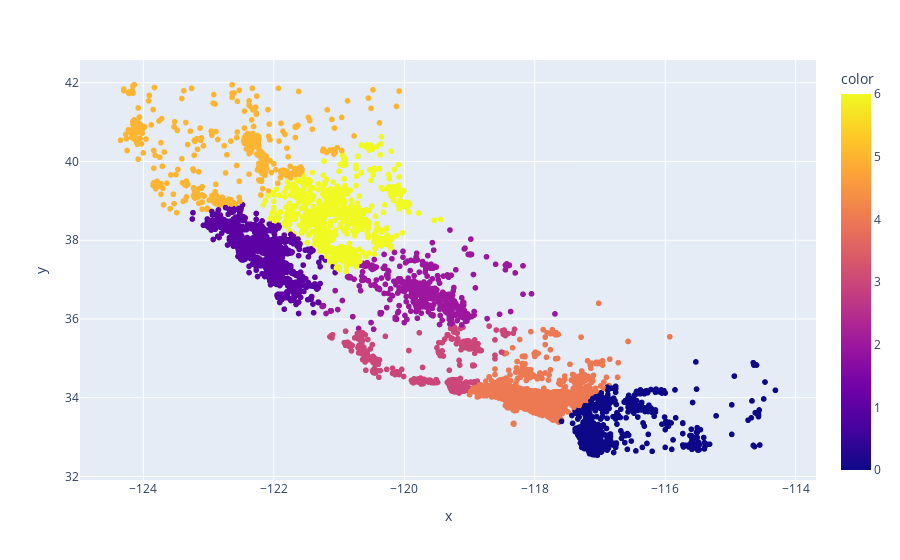

Notebook code for this chart:
### Code cell
import plotly.express as px

px.scatter(x=train_df['longitude'], y=train_df['latitude'], color=kmeans.labels_)

### Figure 1 — Plotly figure (JSON) as saved in the notebook; plotly's stock layout.template omitted (floating-point values rounded to 4 significant figures; data arrays with more than 128 entries replaced by an {"elided": "..."} marker saying what was removed)
{"data": [{"hovertemplate": "x=%{x}<br>y=%{y}<br>color=%{marker.color}<extra></extra>", "legendgroup": "", "marker": {"color": {"elided": "17000 int values"}, "coloraxis": "coloraxis", "symbol": "circle"}, "mode": "markers", "name": "", "showlegend": false, "type": "scattergl", "x": {"elided": "17000 float values"}, "xaxis": "x", "y": {"elided": "17000 float values"}, "yaxis": "y"}], "layout": {"autosize": true, "coloraxis": {"colorbar": {"title": {"text": "color"}}, "colorscale": [[0, "#0d0887"], [0.1111, "#46039f"], [0.2222, "#7201a8"], [0.3333, "#9c179e"], [0.4444, "#bd3786"], [0.5556, "#d8576b"], [0.6667, "#ed7953"], [0.7778, "#fb9f3a"], [0.8889, "#fdca26"], [1, "#f0f921"]]}, "legend": {"tracegroupgap": 0}, "margin": {"t": 60}, "xaxis": {"anchor": "y", "autorange": true, "domain": [0, 1], "range": [-125.0, -113.7], "title": {"text": "x"}, "type": "linear"}, "yaxis": {"anchor": "x", "autorange": true, "domain": [0, 1], "range": [31.81, 42.68], "title": {"text": "y"}, "type": "linear"}}}
